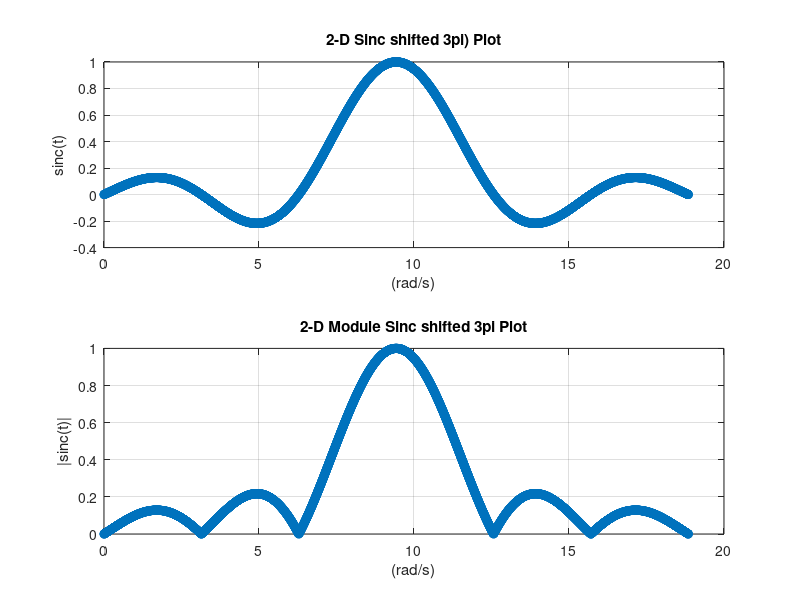
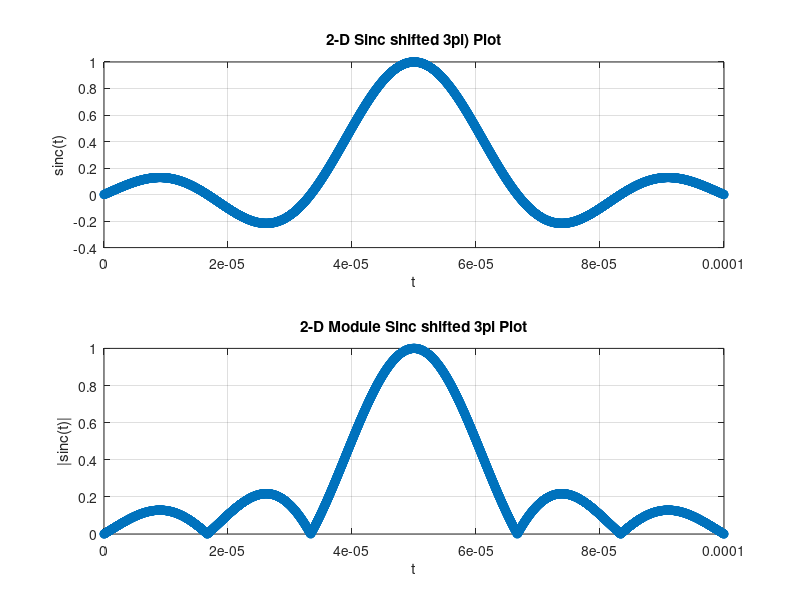

Reproduce these figures in MATLAB, in order. (Note: this script raises an error after producing the figures.)
%   Author:     Guillermo Bustos 24/09/2018
%   Project:    DIXITAL - FAMAF - PHD THESIS 
%       
% ========================================================================= 
% Build a Windowed Sinc Kernel
% The Script above simulates NCO embedded on FPGA with a Sinc function
% loaded in the Look-Up Table.
% ========================================================================= 
% Testing
clear all;
close all;
% Original Sinc Window Full Samples
n_samples = 4097; % odd for Sinc symmetry
x_rad = linspace(0, 6*pi, n_samples);% all in radians n_samples = sample time
y = sinc( (x_rad - 3*pi )./ pi); % Eliminate pi term in matlab sinc function
   y_mod = abs(y);

% PLOT 
figure
subplot(2,1,1);  
   plot(x_rad,y,'o')
   title('2-D Sinc shifted 3pi) Plot');
   xlabel('(rad/s)');
   ylabel('sinc(t)');
   grid on
subplot(2,1,2); 
   plot(x_rad,y_mod,'o')
   title('2-D Module Sinc shifted 3pi Plot');
   xlabel('(rad/s)');
   ylabel('|sinc(t)|');
   grid on
 
   
% ========================================================================= 
% Set Time scale to fit with Rect Window
%  How to set variable time in plot to fit Sinc graph to window width.
%   Sin function has zeros at 0, pi, 2pi, 3pi and so on. Window width
%   includes up to five sinc lobules. Half window width is equivalent to
%   1.5 sin period, full windows width is equivalent to double 1.5 Sin period.
%   Thats the value needed to set Sinc frequency to fit at the window.
% 
%   Sinc function is plotted with 2^12 samples according with NCO LUT size
%   but remember that the number of nco samples is in function of the fsys.
%   For this application fsys = 3Mhz to avoid data time violating in DDS9854
%   In this plot there are 4096 samples which means 
%                   f_sys =  1/(window_width/4096)
% ========================================================================= 
window_width = 0.0001; % 100us

% How many sin period are need to get two and a half lobules in sinc sides
% the answer is one perio and a half. So get the window width and divide by
% three, the sin period is the 2 of the three parts.
sin_period = (2*(window_width/3));% get the sin period
% Now get the sinc frequency to get up to 5 lobules (in this case the plot 
% is shifted to the left to start from zero. Double the frecuency to get
% the hole sinc fitted in the window.
sinc_freq = 2*(1/(sin_period));% get the Sinc freq to fit at the window width

x_t_window = linspace(0, window_width, n_samples);
y_w = sinc( ( (2*pi*sinc_freq * x_t_window) - 3*pi )./ (pi)); % Eliminate pi term in matlab sinc function
   y_mod_w = abs(y);
 
% PLOT 
figure
subplot(2,1,1);  
   plot(x_t_window,y_w,'o')
   title('2-D Sinc shifted 3pi) Plot');
   xlabel('t');
   ylabel('sinc(t)');
   grid on
subplot(2,1,2); 
   plot(x_t_window,y_mod_w,'o')
   title('2-D Module Sinc shifted 3pi Plot');
   xlabel('t');
   ylabel('|sinc(t)|');
   grid on
   
% ========================================================================= 
% Simulate the output DDS samples in fuction of the fsys. The max number of
% samples per window width depends on fsys.
% Down Sampling
%   ratio = 4097 / num samples
%   This code section reproduce the NCO embedded in FPGA sampled signal
%   output. numSamples = f (window_width, ncoFreq_sys)
% ========================================================================= 
ncoFreq_sys= 3e6;
set_num        = round( n_samples ./ nco_function(window_width,ncoFreq_sys));% Down sample rate

x_t_down       = downsample(x_t_window,set_num);%  
y_t_down       = downsample(y_w,set_num);%
y_mod_down     = downsample(y_mod_w,set_num);%

figure
subplot(3,1,1);  
   plot(x_t_down,y_t_down,'-o');
   title('2-D Down Sampled Sinc Plot');
   xlabel('t');
   ylabel('sinc(t)');
   grid on
subplot(3,1,2); 
   stem(x_t_down,y_mod_down);
   title('2-D Down Sampled Module Sinc Plot');
   xlabel('t');
   ylabel('sinc(t)');
   grid on   
subplot(3,1,3); 
   stairs(x_t_down,y_mod_down);
   title('2-D Down Sampled Module Sinc Plot');
   xlabel('t');
   ylabel('sinc(t)');
   grid on 
   
   
% ========================================================================= 
% Carrier Signal synthetized by DDS AD9854
% NCO formula:                      
%   phase_incr = (f_out * 2^48)/fsys 
%   fsys = 300Mhz, REFCLK Multiplier register configured x15 and Board XTAL 
%                   20Mhz.
% ========================================================================= 

% Original Sin
n_samples_sin   = 900001; % odd for Sin symmetry
freq_carrier = 90e6; % 90Mhz
x_carrier_rad   = linspace(0, 2*pi, n_samples_sin);% all in radians n_samples = sample time
x_carrier_t = linspace(0, window_width, n_samples_sin);% all in radians n_samples = sample time
y = 0.5 + 0.5 * sin(x_carrier_rad .* freq_carrier .* x_carrier_t); % Eliminate pi term in matlab sinc function

% Sinc enveloping
sin_period = (2*(window_width/3));% get the sin period
sinc_freq = 2*(1/(sin_period));% get the Sinc freq to fit at the window width
x_t = linspace(0, window_width, n_samples_sin);
y_bis = sinc( ( (2*pi*sinc_freq * x_t) - 3*pi )./ (pi)); % Eliminate pi term in matlab sinc function
   y_mod = abs(y_bis);

sinc_envelope = y_mod .* y;

% PLOT 
figure
subplot(3,1,1);  
   plot(x_carrier_t,y,'-o');
   title('Sin - 900001 samples Plot');
   xlabel('t');
   ylabel('sin(t)');
   grid on
subplot(3,1,2); 
   plot(x_t,y);
   title('Sin - 900001 samples Plot');
   xlabel('t');
   ylabel('sinc(t)');
   grid on   
subplot(3,1,3); 
   plot(x_t,sinc_envelope);
   title('Sin - 900001 samples Plot');
   xlabel('t');
   ylabel('sinc(t)');
   grid on 
